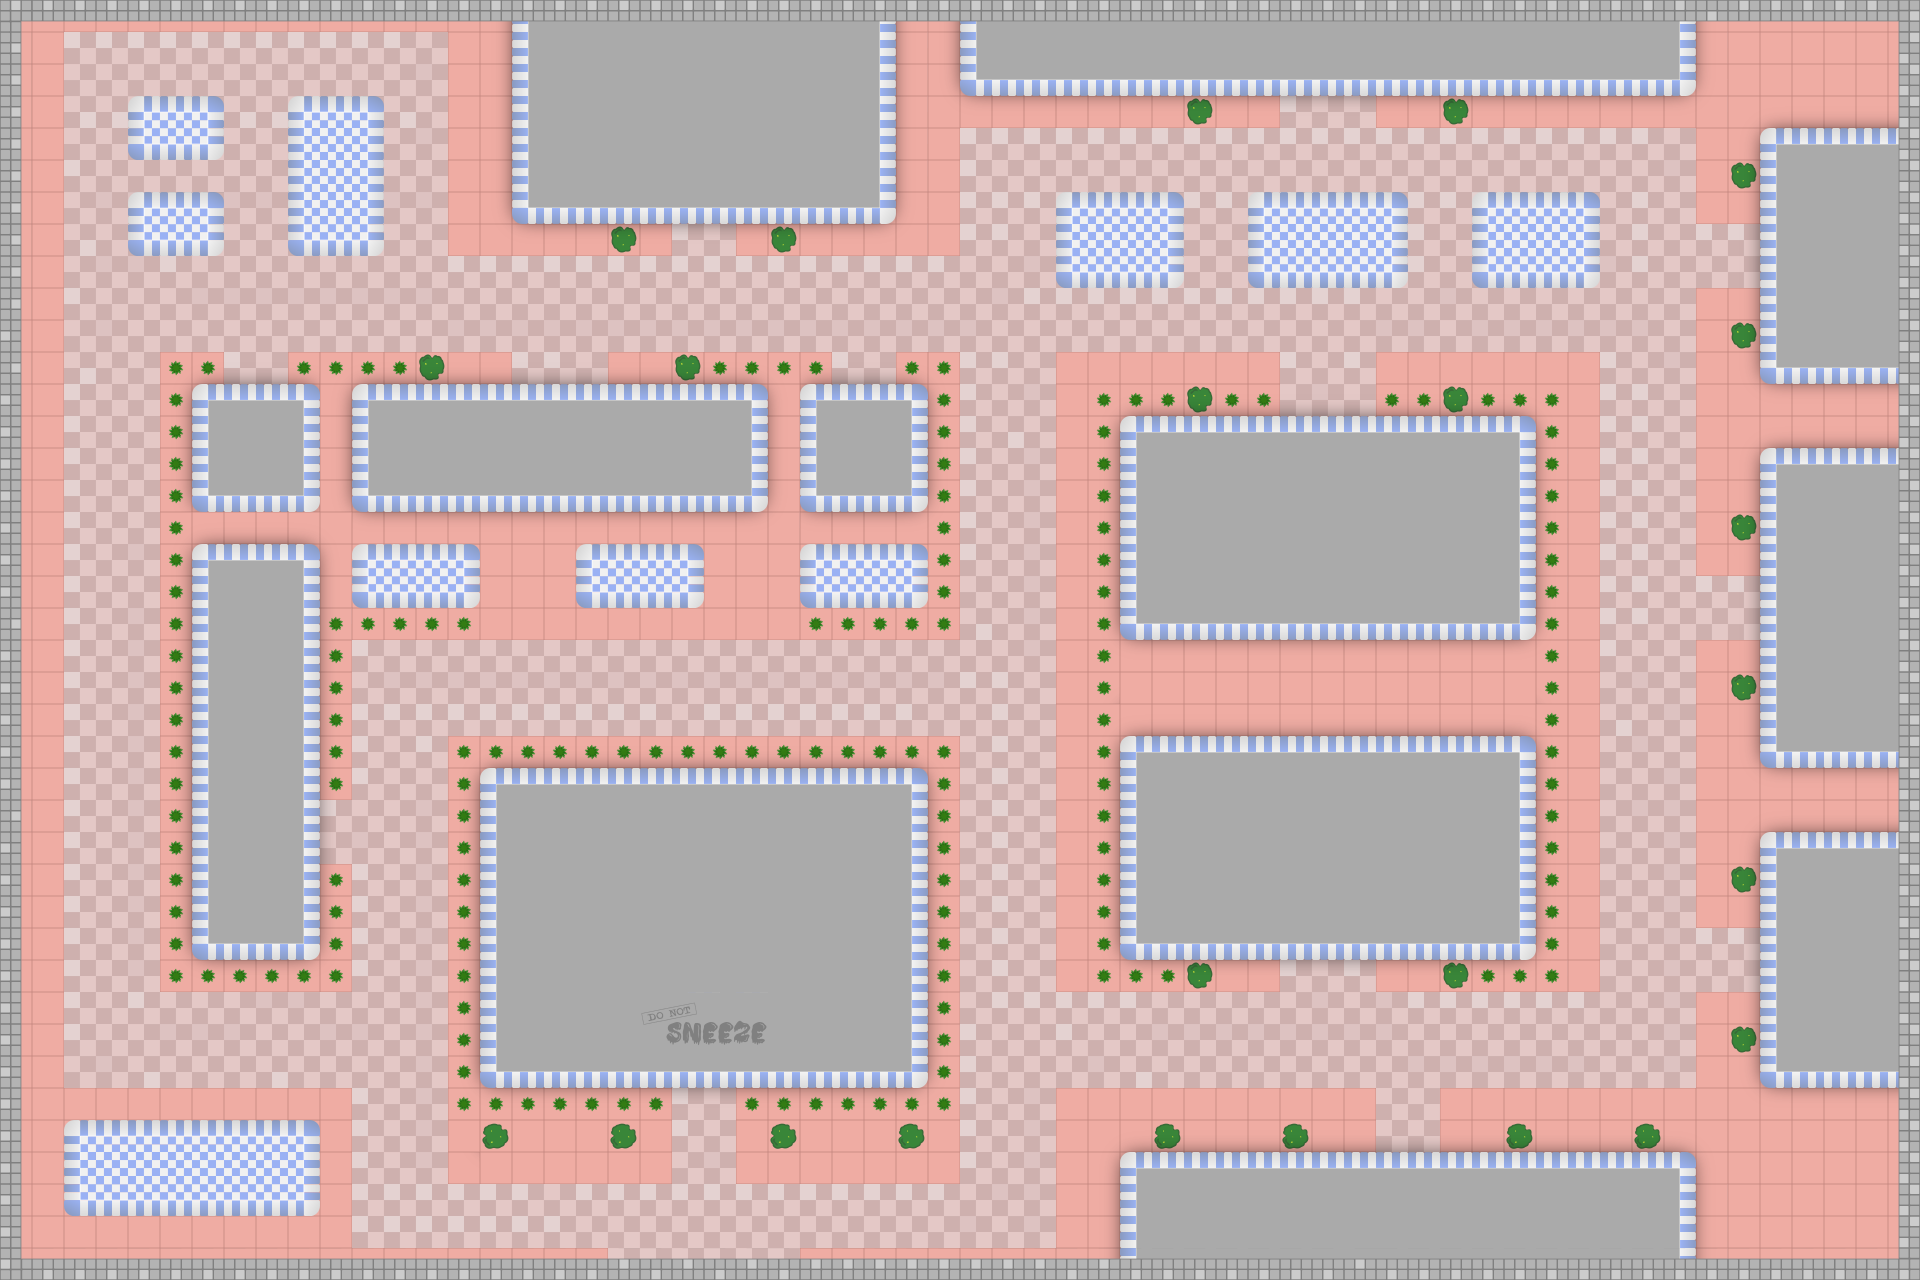

A 2D game scene composited from a Tiled map and its tileset images. What follows is a short description and the map's XML, with each tile layer's data collapsed to a summary:
An orthogonal 60x40 tile map with 32x32 px tiles, 6 tile layers (Floor, Plants, Market, Shops, ...) and 57 objects.

<map version="1.0" tiledversion="1.1.0" orientation="orthogonal" renderorder="right-down" width="60" height="40" tilewidth="32" tileheight="32" infinite="0" nextobjectid="101">
 <tileset firstgid="1" source="Tiledsheet.tsx" />
 <layer name="Floor" width="60" height="40">
  <data>[2400 cells, 2400 non-empty, 12 distinct tile ids]</data>
 </layer>
 <layer name="Plants" width="60" height="40">
  <data>[2400 cells, 187 non-empty, 3 distinct tile ids]</data>
 </layer>
 <layer name="Market" width="60" height="40">
  <data>[2400 cells, 114 non-empty, 11 distinct tile ids]</data>
 </layer>
 <layer name="Shops" width="60" height="40">
  <data>[2400 cells, 1205 non-empty, 37 distinct tile ids]</data>
 </layer>
 <layer name="Wall" width="60" height="40">
  <data>[2400 cells, 196 non-empty, 12 distinct tile ids]</data>
 </layer>
 <layer name="Text" width="60" height="40">
  <data>[2400 cells, 8 non-empty, 8 distinct tile ids]</data>
 </layer>
 <objectgroup name="CollWalls">
  <object id="6" x="1087.84" y="415.203" width="478.387" height="545.062" />
  <object id="7" x="1087.34" y="959.915" width="128.544" height="31.6957" />
  <object id="8" x="1440.39" y="959.208" width="125.902" height="31.283" />
  <object id="9" x="1728.3" y="865.469" width="26.337" height="29.9348" />
  <object id="10" x="1728.3" y="1023.95" width="25.2175" height="30.8153" />
  <object id="11" x="1729.18" y="672.654" width="31.6957" height="29.9348" />
  <object id="12" x="1728.96" y="513.456" width="37.167" height="28.9077" />
  <object id="13" x="1728.96" y="320.05" width="33.7257" height="30.9725" />
  <object id="14" x="1728.55" y="160.115" width="31.5638" height="30.4161" />
  <object id="15" x="1439.85" y="97.1646" width="30.6836" height="29.5471" />
  <object id="16" x="1184" y="97.5666" width="31.4644" height="29.8255" />
  <object id="17" x="768.165" y="218.007" width="30.4827" height="36.9391" />
  <object id="18" x="607.438" y="217.576" width="31.5912" height="37.9252" />
  <object id="19" x="128.051" y="95.7884" width="96.5618" height="63.0024" />
  <object id="20" x="127.585" y="191.577" width="96.6751" height="65.0322" />
  <object id="21" x="288.165" y="94.7884" width="95.3219" height="161.537" />
  <object id="22" x="510.509" y="26.4665" width="385.517" height="197.173" />
  <object id="25" x="959.476" y="26.1288" width="737.104" height="69.8188" />
  <object id="27" x="1759.6" y="126.059" width="134.81" height="259.04" />
  <object id="28" x="1759.05" y="447.722" width="132.504" height="320.359" />
  <object id="30" x="1758.87" y="831.956" width="133.563" height="256.275" />
  <object id="32" x="1119.69" y="1154.17" width="575.005" height="94.522" />
  <object id="34" x="1151.97" y="1120.67" width="31.2928" height="29.2265" />
  <object id="35" x="1281.05" y="1119.69" width="29.337" height="30.2044" />
  <object id="36" x="1504.01" y="1120.67" width="30.3149" height="29.2265" />
  <object id="37" x="1631.14" y="1119.69" width="33.2486" height="27.1823" />
  <object id="38" x="480.149" y="1120.67" width="30.3149" height="29.337" />
  <object id="39" x="607.276" y="1119.69" width="32.2707" height="31.2928" />
  <object id="40" x="767.509" y="1120.67" width="32.8355" height="30.3149" />
  <object id="41" x="894.778" y="1119.69" width="32.2707" height="31.2928" />
  <object id="42" x="448.848" y="736.789" width="510.918" height="350.61" />
  <object id="43" x="448.852" y="1086.71" width="223.05" height="33.4082" />
  <object id="44" x="735.604" y="1087.2" width="224.655" height="32.0211" />
  <object id="45" x="64.0714" y="1117.84" width="254.663" height="94.5047" />
  <object id="64" x="576.122" y="544.251" width="127.482" height="64.2314" />
  <object id="65" x="1056.48" y="191.834" width="126.504" height="95.0492" />
  <object id="66" x="1472.75" y="191.427" width="127.139" height="95.5261" />
  <object id="67" x="1246.34" y="191.427" width="162.188" height="94.8388" />
  <object id="69" x="-0.636034" y="-1.17875" width="21.5733" height="1281.88" />
  <object id="72" x="25.1035" y="-0.755749" width="1894.66" height="21.9679" />
  <object id="73" x="1898.63" y="-1.16077" width="21.1378" height="1281.46" />
  <object id="74" x="27.211" y="1257.75" width="1867.28" height="22.4917" />
  <object id="77" x="1376.19" y="384.483" width="190.515" height="29.9298" />
  <object id="78" x="1087.26" y="384.058" width="192.817" height="32.2321" />
  <object id="85" x="163" y="385" width="156" height="604" />
  <object id="87" x="160" y="352" width="64" height="32" />
  <object id="88" x="288" y="352" width="160" height="32" />
  <object id="89" x="371" y="384" width="388" height="123" />
  <object id="91" x="672" y="352" width="160" height="32" />
  <object id="93" x="896" y="352" width="64" height="32" />
  <object id="94" x="813" y="385" width="115" height="117" />
  <object id="95" x="928" y="384" width="32" height="255" />
  <object id="96" x="801" y="551" width="125" height="87" />
  <object id="97" x="357.259" y="551.884" width="123.482" height="58.2314" />
  <object id="98" x="320" y="608" width="160" height="32" />
  <object id="99" x="320" y="640" width="32" height="158" />
  <object id="100" x="320" y="864" width="32" height="125" />
 </objectgroup>
 <objectgroup name="CollShops" />
 <objectgroup name="CollPlants" />
</map>
